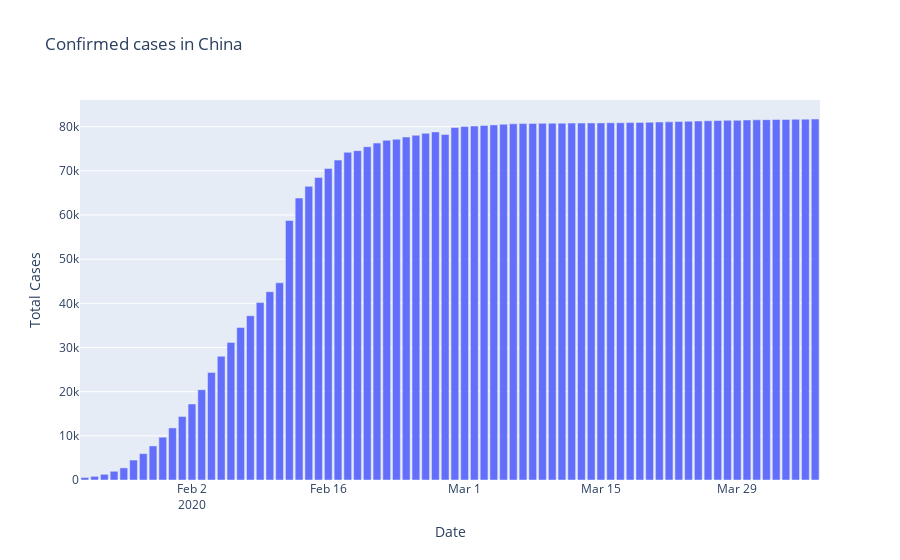

Write notebook code for a chart like this one.
### Code cell
fig=px.bar(dbd_China,x="Date",y="Total Cases",title='Confirmed cases in China',)
fig.show()

dbd_China.plot(kind='bar',x='Date',y='Total Cases')
plt.show()
